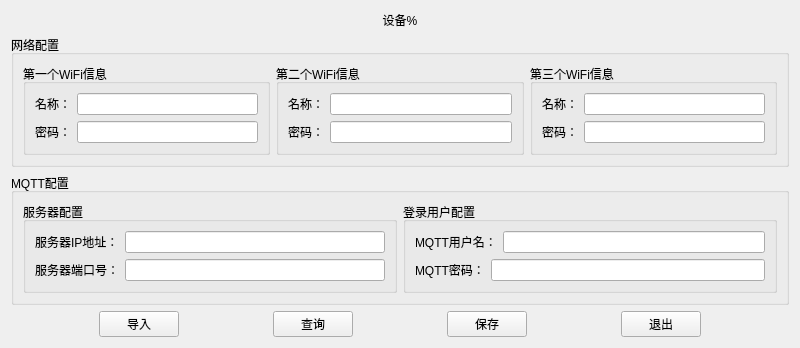
<?xml version="1.0" encoding="UTF-8"?>
<ui version="4.0">
 <class>SettingDeviceWidget</class>
 <widget class="QWidget" name="SettingDeviceWidget">
  <property name="geometry">
   <rect>
    <x>0</x>
    <y>0</y>
    <width>800</width>
    <height>344</height>
   </rect>
  </property>
  <property name="minimumSize">
   <size>
    <width>800</width>
    <height>0</height>
   </size>
  </property>
  <property name="windowTitle">
   <string>Form</string>
  </property>
  <layout class="QGridLayout" name="gridLayout_4">
   <item row="0" column="0">
    <layout class="QVBoxLayout" name="verticalLayout_9">
     <item>
      <widget class="QLabel" name="deviceIDLabel">
       <property name="text">
        <string>设备%</string>
       </property>
       <property name="alignment">
        <set>Qt::AlignCenter</set>
       </property>
      </widget>
     </item>
     <item>
      <layout class="QVBoxLayout" name="verticalLayout_5">
       <item>
        <widget class="QGroupBox" name="groupBox_2">
         <property name="title">
          <string>网络配置</string>
         </property>
         <layout class="QGridLayout" name="gridLayout_10">
          <item row="0" column="0">
           <layout class="QHBoxLayout" name="horizontalLayout_17">
            <item>
             <widget class="QGroupBox" name="wifiGroupBox_1">
              <property name="title">
               <string>第一个WiFi信息</string>
              </property>
              <layout class="QGridLayout" name="gridLayout">
               <item row="0" column="0">
                <layout class="QVBoxLayout" name="verticalLayout">
                 <item>
                  <layout class="QHBoxLayout" name="horizontalLayout">
                   <item>
                    <widget class="QLabel" name="label">
                     <property name="enabled">
                      <bool>true</bool>
                     </property>
                     <property name="mouseTracking">
                      <bool>false</bool>
                     </property>
                     <property name="tabletTracking">
                      <bool>false</bool>
                     </property>
                     <property name="acceptDrops">
                      <bool>false</bool>
                     </property>
                     <property name="autoFillBackground">
                      <bool>false</bool>
                     </property>
                     <property name="text">
                      <string>名称：</string>
                     </property>
                     <property name="scaledContents">
                      <bool>false</bool>
                     </property>
                     <property name="wordWrap">
                      <bool>false</bool>
                     </property>
                    </widget>
                   </item>
                   <item>
                    <widget class="QLineEdit" name="wifiSSIDLineEdit_0"/>
                   </item>
                  </layout>
                 </item>
                 <item>
                  <layout class="QHBoxLayout" name="horizontalLayout_2">
                   <item>
                    <widget class="QLabel" name="label_2">
                     <property name="enabled">
                      <bool>true</bool>
                     </property>
                     <property name="mouseTracking">
                      <bool>false</bool>
                     </property>
                     <property name="tabletTracking">
                      <bool>false</bool>
                     </property>
                     <property name="acceptDrops">
                      <bool>false</bool>
                     </property>
                     <property name="autoFillBackground">
                      <bool>false</bool>
                     </property>
                     <property name="text">
                      <string>密码：</string>
                     </property>
                     <property name="scaledContents">
                      <bool>false</bool>
                     </property>
                     <property name="wordWrap">
                      <bool>false</bool>
                     </property>
                    </widget>
                   </item>
                   <item>
                    <widget class="QLineEdit" name="wifiPasswordLineEdit_0"/>
                   </item>
                  </layout>
                 </item>
                </layout>
               </item>
              </layout>
             </widget>
            </item>
            <item>
             <widget class="QGroupBox" name="wifiGroupBox_2">
              <property name="title">
               <string>第二个WiFi信息</string>
              </property>
              <layout class="QGridLayout" name="gridLayout_2">
               <item row="0" column="0">
                <layout class="QVBoxLayout" name="verticalLayout_3">
                 <item>
                  <layout class="QHBoxLayout" name="horizontalLayout_3">
                   <item>
                    <widget class="QLabel" name="label_3">
                     <property name="enabled">
                      <bool>true</bool>
                     </property>
                     <property name="mouseTracking">
                      <bool>false</bool>
                     </property>
                     <property name="tabletTracking">
                      <bool>false</bool>
                     </property>
                     <property name="acceptDrops">
                      <bool>false</bool>
                     </property>
                     <property name="autoFillBackground">
                      <bool>false</bool>
                     </property>
                     <property name="text">
                      <string>名称：</string>
                     </property>
                     <property name="scaledContents">
                      <bool>false</bool>
                     </property>
                     <property name="wordWrap">
                      <bool>false</bool>
                     </property>
                    </widget>
                   </item>
                   <item>
                    <widget class="QLineEdit" name="wifiSSIDLineEdit_1"/>
                   </item>
                  </layout>
                 </item>
                 <item>
                  <layout class="QHBoxLayout" name="horizontalLayout_4">
                   <item>
                    <widget class="QLabel" name="label_4">
                     <property name="enabled">
                      <bool>true</bool>
                     </property>
                     <property name="mouseTracking">
                      <bool>false</bool>
                     </property>
                     <property name="tabletTracking">
                      <bool>false</bool>
                     </property>
                     <property name="acceptDrops">
                      <bool>false</bool>
                     </property>
                     <property name="autoFillBackground">
                      <bool>false</bool>
                     </property>
                     <property name="text">
                      <string>密码：</string>
                     </property>
                     <property name="scaledContents">
                      <bool>false</bool>
                     </property>
                     <property name="wordWrap">
                      <bool>false</bool>
                     </property>
                    </widget>
                   </item>
                   <item>
                    <widget class="QLineEdit" name="wifiPasswordLineEdit_1"/>
                   </item>
                  </layout>
                 </item>
                </layout>
               </item>
              </layout>
             </widget>
            </item>
            <item>
             <widget class="QGroupBox" name="wifiGroupBox_3">
              <property name="title">
               <string>第三个WiFi信息</string>
              </property>
              <layout class="QGridLayout" name="gridLayout_3">
               <item row="0" column="0">
                <layout class="QVBoxLayout" name="verticalLayout_4">
                 <item>
                  <layout class="QHBoxLayout" name="horizontalLayout_5">
                   <item>
                    <widget class="QLabel" name="label_5">
                     <property name="enabled">
                      <bool>true</bool>
                     </property>
                     <property name="mouseTracking">
                      <bool>false</bool>
                     </property>
                     <property name="tabletTracking">
                      <bool>false</bool>
                     </property>
                     <property name="acceptDrops">
                      <bool>false</bool>
                     </property>
                     <property name="autoFillBackground">
                      <bool>false</bool>
                     </property>
                     <property name="text">
                      <string>名称：</string>
                     </property>
                     <property name="scaledContents">
                      <bool>false</bool>
                     </property>
                     <property name="wordWrap">
                      <bool>false</bool>
                     </property>
                    </widget>
                   </item>
                   <item>
                    <widget class="QLineEdit" name="wifiSSIDLineEdit_2"/>
                   </item>
                  </layout>
                 </item>
                 <item>
                  <layout class="QHBoxLayout" name="horizontalLayout_6">
                   <item>
                    <widget class="QLabel" name="label_6">
                     <property name="enabled">
                      <bool>true</bool>
                     </property>
                     <property name="mouseTracking">
                      <bool>false</bool>
                     </property>
                     <property name="tabletTracking">
                      <bool>false</bool>
                     </property>
                     <property name="acceptDrops">
                      <bool>false</bool>
                     </property>
                     <property name="autoFillBackground">
                      <bool>false</bool>
                     </property>
                     <property name="text">
                      <string>密码：</string>
                     </property>
                     <property name="scaledContents">
                      <bool>false</bool>
                     </property>
                     <property name="wordWrap">
                      <bool>false</bool>
                     </property>
                    </widget>
                   </item>
                   <item>
                    <widget class="QLineEdit" name="wifiPasswordLineEdit_2"/>
                   </item>
                  </layout>
                 </item>
                </layout>
               </item>
              </layout>
             </widget>
            </item>
           </layout>
          </item>
         </layout>
        </widget>
       </item>
      </layout>
     </item>
     <item>
      <widget class="QGroupBox" name="groupBox">
       <property name="title">
        <string>MQTT配置</string>
       </property>
       <layout class="QGridLayout" name="gridLayout_8">
        <item row="0" column="0">
         <layout class="QHBoxLayout" name="horizontalLayout_15">
          <item>
           <widget class="QGroupBox" name="groupBox_3">
            <property name="title">
             <string>服务器配置</string>
            </property>
            <layout class="QGridLayout" name="gridLayout_6">
             <item row="0" column="0">
              <layout class="QVBoxLayout" name="verticalLayout_6">
               <item>
                <layout class="QHBoxLayout" name="horizontalLayout_9">
                 <item>
                  <widget class="QLabel" name="label_7">
                   <property name="enabled">
                    <bool>true</bool>
                   </property>
                   <property name="mouseTracking">
                    <bool>false</bool>
                   </property>
                   <property name="tabletTracking">
                    <bool>false</bool>
                   </property>
                   <property name="acceptDrops">
                    <bool>false</bool>
                   </property>
                   <property name="autoFillBackground">
                    <bool>false</bool>
                   </property>
                   <property name="text">
                    <string>服务器IP地址：</string>
                   </property>
                   <property name="scaledContents">
                    <bool>false</bool>
                   </property>
                   <property name="wordWrap">
                    <bool>false</bool>
                   </property>
                  </widget>
                 </item>
                 <item>
                  <widget class="QLineEdit" name="mqttServerIpLineEdit"/>
                 </item>
                </layout>
               </item>
               <item>
                <layout class="QHBoxLayout" name="horizontalLayout_10">
                 <item>
                  <widget class="QLabel" name="label_8">
                   <property name="enabled">
                    <bool>true</bool>
                   </property>
                   <property name="mouseTracking">
                    <bool>false</bool>
                   </property>
                   <property name="tabletTracking">
                    <bool>false</bool>
                   </property>
                   <property name="acceptDrops">
                    <bool>false</bool>
                   </property>
                   <property name="autoFillBackground">
                    <bool>false</bool>
                   </property>
                   <property name="text">
                    <string>服务器端口号：</string>
                   </property>
                   <property name="scaledContents">
                    <bool>false</bool>
                   </property>
                   <property name="wordWrap">
                    <bool>false</bool>
                   </property>
                  </widget>
                 </item>
                 <item>
                  <widget class="QLineEdit" name="mqttServerPortLineEdit"/>
                 </item>
                </layout>
               </item>
              </layout>
             </item>
            </layout>
           </widget>
          </item>
          <item>
           <widget class="QGroupBox" name="groupBox_4">
            <property name="title">
             <string>登录用户配置</string>
            </property>
            <layout class="QGridLayout" name="gridLayout_7">
             <item row="0" column="0">
              <layout class="QVBoxLayout" name="verticalLayout_8">
               <item>
                <layout class="QHBoxLayout" name="horizontalLayout_13" stretch="0,0">
                 <item>
                  <widget class="QLabel" name="label_11">
                   <property name="enabled">
                    <bool>true</bool>
                   </property>
                   <property name="mouseTracking">
                    <bool>false</bool>
                   </property>
                   <property name="tabletTracking">
                    <bool>false</bool>
                   </property>
                   <property name="acceptDrops">
                    <bool>false</bool>
                   </property>
                   <property name="autoFillBackground">
                    <bool>false</bool>
                   </property>
                   <property name="text">
                    <string>MQTT用户名：</string>
                   </property>
                   <property name="scaledContents">
                    <bool>false</bool>
                   </property>
                   <property name="wordWrap">
                    <bool>false</bool>
                   </property>
                  </widget>
                 </item>
                 <item>
                  <widget class="QLineEdit" name="mqttUsernameLineEdit"/>
                 </item>
                </layout>
               </item>
               <item>
                <layout class="QHBoxLayout" name="horizontalLayout_14" stretch="0,0">
                 <item>
                  <widget class="QLabel" name="label_12">
                   <property name="enabled">
                    <bool>true</bool>
                   </property>
                   <property name="mouseTracking">
                    <bool>false</bool>
                   </property>
                   <property name="tabletTracking">
                    <bool>false</bool>
                   </property>
                   <property name="acceptDrops">
                    <bool>false</bool>
                   </property>
                   <property name="autoFillBackground">
                    <bool>false</bool>
                   </property>
                   <property name="text">
                    <string>MQTT密码：</string>
                   </property>
                   <property name="scaledContents">
                    <bool>false</bool>
                   </property>
                   <property name="wordWrap">
                    <bool>false</bool>
                   </property>
                  </widget>
                 </item>
                 <item>
                  <widget class="QLineEdit" name="mqttPasswordLineEdit"/>
                 </item>
                </layout>
               </item>
              </layout>
             </item>
            </layout>
           </widget>
          </item>
         </layout>
        </item>
       </layout>
      </widget>
     </item>
     <item>
      <layout class="QHBoxLayout" name="horizontalLayout_8">
       <item>
        <spacer name="horizontalSpacer">
         <property name="orientation">
          <enum>Qt::Horizontal</enum>
         </property>
         <property name="sizeHint" stdset="0">
          <size>
           <width>40</width>
           <height>20</height>
          </size>
         </property>
        </spacer>
       </item>
       <item>
        <widget class="QPushButton" name="importButton">
         <property name="text">
          <string>导入</string>
         </property>
        </widget>
       </item>
       <item>
        <spacer name="horizontalSpacer_2">
         <property name="orientation">
          <enum>Qt::Horizontal</enum>
         </property>
         <property name="sizeHint" stdset="0">
          <size>
           <width>40</width>
           <height>20</height>
          </size>
         </property>
        </spacer>
       </item>
       <item>
        <widget class="QPushButton" name="inquireButton">
         <property name="text">
          <string>查询</string>
         </property>
        </widget>
       </item>
       <item>
        <spacer name="horizontalSpacer_3">
         <property name="orientation">
          <enum>Qt::Horizontal</enum>
         </property>
         <property name="sizeHint" stdset="0">
          <size>
           <width>40</width>
           <height>20</height>
          </size>
         </property>
        </spacer>
       </item>
       <item>
        <widget class="QPushButton" name="saveButton">
         <property name="text">
          <string>保存</string>
         </property>
        </widget>
       </item>
       <item>
        <spacer name="horizontalSpacer_4">
         <property name="orientation">
          <enum>Qt::Horizontal</enum>
         </property>
         <property name="sizeHint" stdset="0">
          <size>
           <width>40</width>
           <height>20</height>
          </size>
         </property>
        </spacer>
       </item>
       <item>
        <widget class="QPushButton" name="returnButton">
         <property name="text">
          <string>退出</string>
         </property>
        </widget>
       </item>
       <item>
        <spacer name="horizontalSpacer_5">
         <property name="orientation">
          <enum>Qt::Horizontal</enum>
         </property>
         <property name="sizeHint" stdset="0">
          <size>
           <width>40</width>
           <height>20</height>
          </size>
         </property>
        </spacer>
       </item>
      </layout>
     </item>
    </layout>
   </item>
  </layout>
 </widget>
 <resources/>
 <connections/>
</ui>
